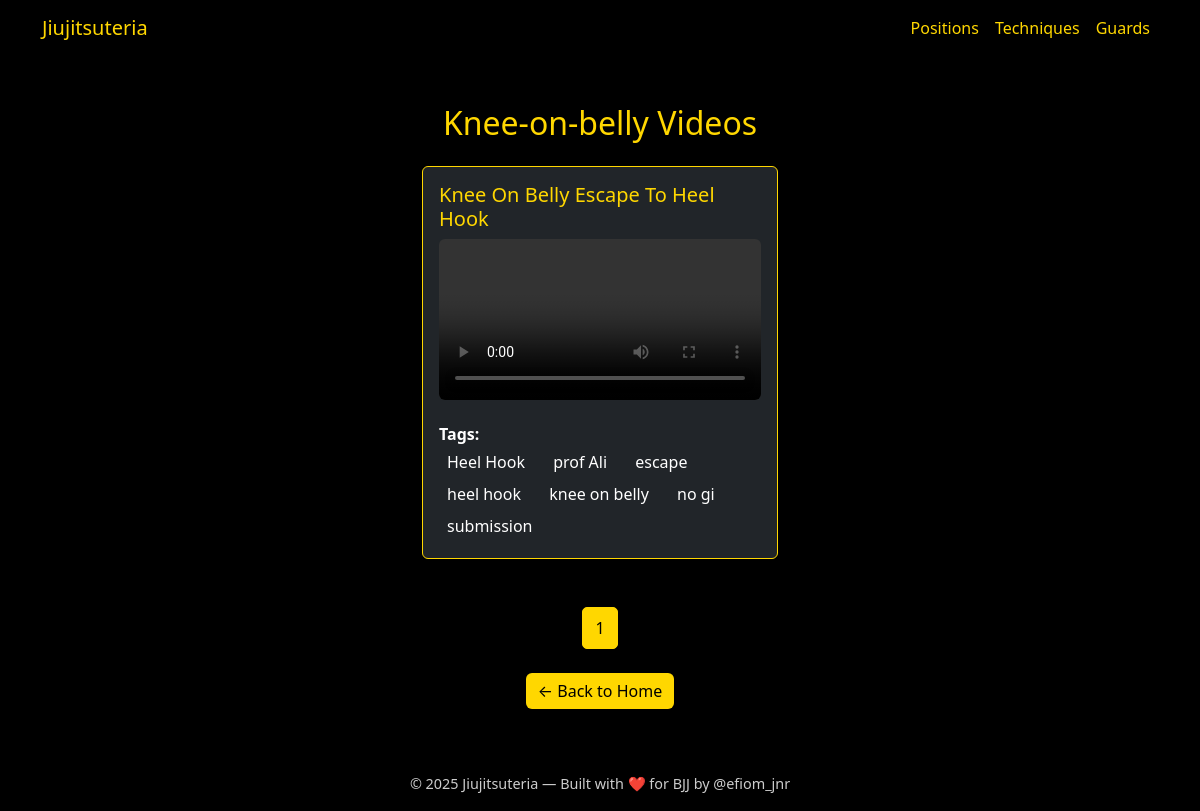
Page /category/position/5/ on the committed database.
### bjj/models.py (models this page shows, shortened)
class Position(models.Model):
    name = models.CharField(max_length=100)

class Video(models.Model):
    title = models.CharField(max_length=200)
    video_url = models.URLField()
    tags = models.ManyToManyField('Tag', related_name='videos')
    position = models.ForeignKey('Position', on_delete=models.SET_NULL, null=True, blank=True)
    technique = models.ForeignKey('Technique', on_delete=models.SET_NULL, null=True, blank=True)
    guard = models.ForeignKey('Guard', on_delete=models.SET_NULL, null=True, blank=True)
    def cloudfront_url(self):
        s3_prefix = "https://jiujitsuteria-videos.s3.amazonaws.com"
        cloudfront_domain = getattr(settings, 'CLOUDFRONT_DOMAIN', '')
        if self.video_url.startswith(s3_prefix):
            return self.video_url.replace(s3_prefix, cloudfront_domain)
        return self.video_url

class Tag(models.Model):
    name = models.CharField(max_length=50, unique=True)

### bjj/views.py (the view)
# urls.py: path('category/<str:category_type>/<int:category_id>/', views.category_videos, name='category_videos'),
def category_videos(request, category_type, category_id):
    if category_type == 'position':
        category = get_object_or_404(Position, id=category_id)
        videos = Video.objects.filter(position=category).order_by('-id')
    elif category_type == 'technique':
        category = get_object_or_404(Technique, id=category_id)
        videos = Video.objects.filter(technique=category).order_by('-id')
    elif category_type == 'guard':
        category = get_object_or_404(Guard, id=category_id)
        videos = Video.objects.filter(guard=category).order_by('-id')
    else:
        category = None
        videos = Video.objects.none()
    paginator = Paginator(videos, 12)
    page_number = request.GET.get('page')
    page_obj = paginator.get_page(page_number)
    return render(request, 'bjj/category_videos.html', {
        'category': category,
        'videos': page_obj,
        'category_type': category_type,
    })

### bjj/templates/bjj/category_videos.html (shortened to what this page needs)
{% extends 'bjj/base.html' %}
{% block content %}
<div class="text-center mb-4">
  <h2 class="text-yellow">{{ category.name }} Videos</h2>
</div>
{% if videos %}
  <div class="row justify-content-center">
    {% for video in videos %}
      <div class="col-md-6 col-lg-4 mb-4">
        <div class="card bg-dark text-white h-100 border border-yellow shadow">
          <div class="card-body">
            <h5 class="card-title text-yellow">{{ video.title }}</h5>
            <video class="w-100 mb-3 rounded" controls>
              <source src="{{ video.cloudfront_url }}" type="video/mp4">
            </video>
            <p class="card-text">
              <strong>Tags:</strong><br>
              {% if video.tags.exists %}
                {% for tag in video.tags.all %}
                  <a href="{% url 'bjj:videos_by_tag' tag.id %}" class="tag-link">
                    {{ tag.name }}
                  </a>
                {% endfor %}
              {% else %}
                <span class="text-muted">No tags</span>
              {% endif %}
            </p>
          </div>
        </div>
      </div>
    {% endfor %}
  </div>
  <div class="text-center mt-4">
    <nav>
      <ul class="pagination justify-content-center">
        {% for page_num in videos.paginator.page_range %}
          {% if page_num == videos.number %}
            <li class="page-item active">
              <span class="page-link custom-page-link-active">{{ page_num }}</span>
            </li>
          {% else %}
            <li class="page-item">
              <a class="page-link custom-page-link" href="?page={{ page_num }}">{{ page_num }}</a>
            </li>
          {% endif %}
        {% endfor %}
      </ul>
    </nav>
  </div>
{% else %}
  <p class="text-center">No videos available in this section yet.</p>
{% endif %}
<div class="text-center mt-4">
  <a href="{% url 'bjj:index' %}" class="btn btn-yellow">← Back to Home</a>
</div>
{% endblock %}

### bjj/static/bjj/styles.css (style rules this page uses)
body { background-color: #000; color: #fff; }
.text-yellow, .navbar-brand, .nav-link, h1, h2, h3, h4, h5 { color: #FFD700 !important; }
.btn-yellow { background-color: #FFD700; color: #000; border: none; }
a { color: #FFD700; text-decoration: none; }
.border-yellow { border-color: #FFD700 !important; }
.tag-link { color: white; background: none; padding: 4px 8px; border-radius: 4px; display: inline-block; transition: all 0.2s ease; }

### bjj/templates/bjj/category_videos.html (style rules this page uses)
.tag-link { color: white; text-decoration: none; margin-right: 8px; transition: color 0.3s ease; }
.pagination .page-item.active .custom-page-link-active { background-color: #FFD700; color: #000; border: 1px solid #FFD700; padding: 0.5rem 0.75rem; border-radius: 5px; }

### rows in the picture
Position: name "Knee-on-belly"
Video: title "Knee On Belly Escape To Heel Hook"
Tag: name "Heel Hook"
Tag: name "prof Ali"
Tag: name "escape"
Tag: name "heel hook"
Tag: name "knee on belly"
Tag: name "no gi"
Tag: name "submission"

### other values in the picture
{{ page_num }} "1"
{{ year|default:"2025" }} "2025"
